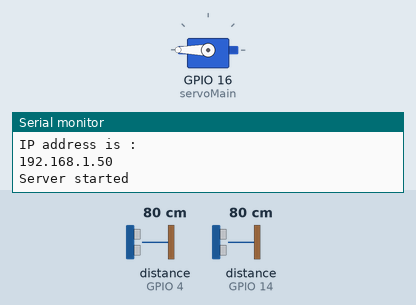
A sketch run on a simulated ESP8266 (NodeMCU). Parts: servo, the last lines printed to the serial monitor. Wiring (inferred from the names in the program): ultrasonic range finder: trigger GPIO 12; echo GPIO 14. Inputs (shaded band) come from the test bench; at power-on: distance to the obstacle (sensors on GPIO 14, GPIO 4) 80 cm. The echo pulse lasts 58.3 µs per cm; WiFi joins after 1.5 s; servers stay silent unless stated.

Above: at 3.2 s.
3.3 s: distance to the obstacle (sensor on GPIO 14) set to 33 cm
7.5 s: distance to the obstacle (sensor on GPIO 14) set to 28 cm
At 8.9 s:
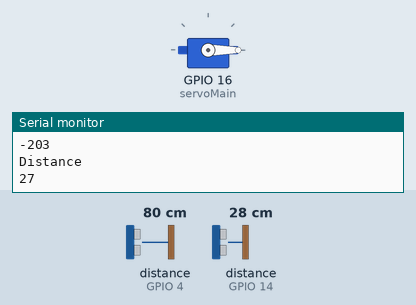
11.7 s: distance to the obstacle (sensor on GPIO 14) set to 35 cm
At 13.9 s:
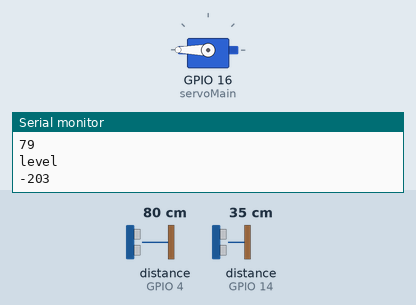
15.9 s: distance to the obstacle (sensor on GPIO 14) set to 2 cm
At 19.5 s:
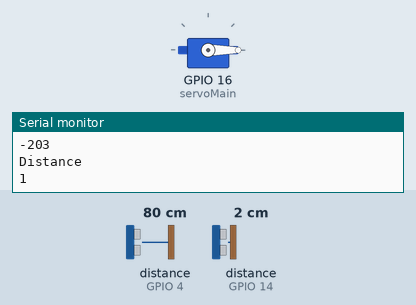
Timing chart, 0 to 21.0 s (numbered marks = the images above; inputs shaded):
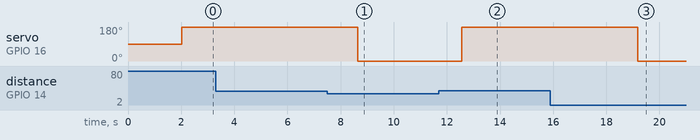

Measured:
- the behaviour switches between 31 and 30 cm on distance to the obstacle (sensor on GPIO 14) (found by bisection; images 0 and 1)
- after the input at 7.5 s, servo on GPIO 16 (servoMain): 180° → 0° after 1.1 s
- after the input at 11.7 s, servo on GPIO 16 (servoMain): 0° → 180° after 0.87 s
- after the input at 15.9 s, servo on GPIO 16 (servoMain): 180° → 0° after 3.3 s

The sketch:

Smart_Dustbin.ino
```cpp
//Code for Smart Dustbin

#include<ESP8266WiFi.h>               //ESP8266 libraray
#include "ThingSpeak.h"               //ThingSpeak library
#include <Servo.h>                    //ServoMotor library
Servo servoMain; // Define our Servo

//Define the pin configuration

//For outer Ultrasonic sensor
int trigpin_out = 12;  //d6
int echopin_out = 14; //d5
int distance;
float duration;

//For inner ultrasonic sensor
int trigpin_in = 5;
int echopin_in = 4;
int distance_bin;
float duration_bin;
int level;

//Connect your wifi
const char* ssid = "motorola one fusion+ 2928";
const char* password = "e226957c0583";

unsigned long channel = 2131704;               //ThingSpeak channel ID
const char * myWriteAPIKey = "PN49N1DPLLAYNWK9";  //ThingSpeak WriteAPI Key

WiFiClient client;

//Code for setup - Assign the pin as output/Input and check wifi connection
void setup()
{
   servoMain.attach(16); // servo on digital pin D0
    pinMode(trigpin_out, OUTPUT);
    pinMode(echopin_out, INPUT);
    pinMode(trigpin_in, OUTPUT);
    pinMode(echopin_in, INPUT);
    Serial.begin(9600);
    Serial.print("Connecting to Wifi Network");
    Serial.println(ssid);
    WiFi.begin(ssid, password);
    while (WiFi.status() != WL_CONNECTED) {
    delay(1000);
    Serial.print(".");
    }
Serial.println("");
Serial.println("Successfully connected to WiFi.");
Serial.println("IP address is : ");
Serial.println(WiFi.localIP());
ThingSpeak.begin(client);                   // initializes the connection and allows the client to start sending data to the server.
Serial.println("Server started");

}

void loop()
{

  //For OUTER Ultrasonic sensor
  digitalWrite(trigpin_out, LOW);
  delayMicroseconds(2);
  digitalWrite(trigpin_out, HIGH);
  delayMicroseconds(10);
  digitalWrite(trigpin_out, LOW);
  duration = pulseIn(echopin_out, HIGH);
  distance = 0.034* (duration/2);
  //Serial.println(distance);

  if(distance<30)
  {
    servoMain.write(0);  // Turn Servo back to center position (90 degrees)
    Serial.println("Distance");
    Serial.println(distance);
   delay(1000);
  }
   else{
     servoMain.write(180);
     delay(3000);
   }

   //For INNER Ultrasonic sensor
   digitalWrite(trigpin_in, LOW);
  delayMicroseconds(2);
  digitalWrite(trigpin_in, HIGH);
  delayMicroseconds(10);
  digitalWrite(trigpin_in, LOW);
  duration_bin = pulseIn(echopin_in, HIGH);

  //Calculate the distance of waste from inner ultrasonic sensor
  distance_bin = 0.034 * (duration_bin/2);
  Serial.println("Distance_bin:");
  Serial.println(distance_bin);

  //Calculate the level of waste in dustbin
  level =((26 - distance_bin)/26.0)*100;
  Serial.println("level");
  Serial.println(level);

  //Connect to ThingSpeak
  //Write three fields in thingSpeak
  ThingSpeak.setField(1,distance);
  ThingSpeak.setField(2,distance_bin);
  ThingSpeak.setField(3,level);

  ThingSpeak.writeFields(channel, myWriteAPIKey);

}
```
